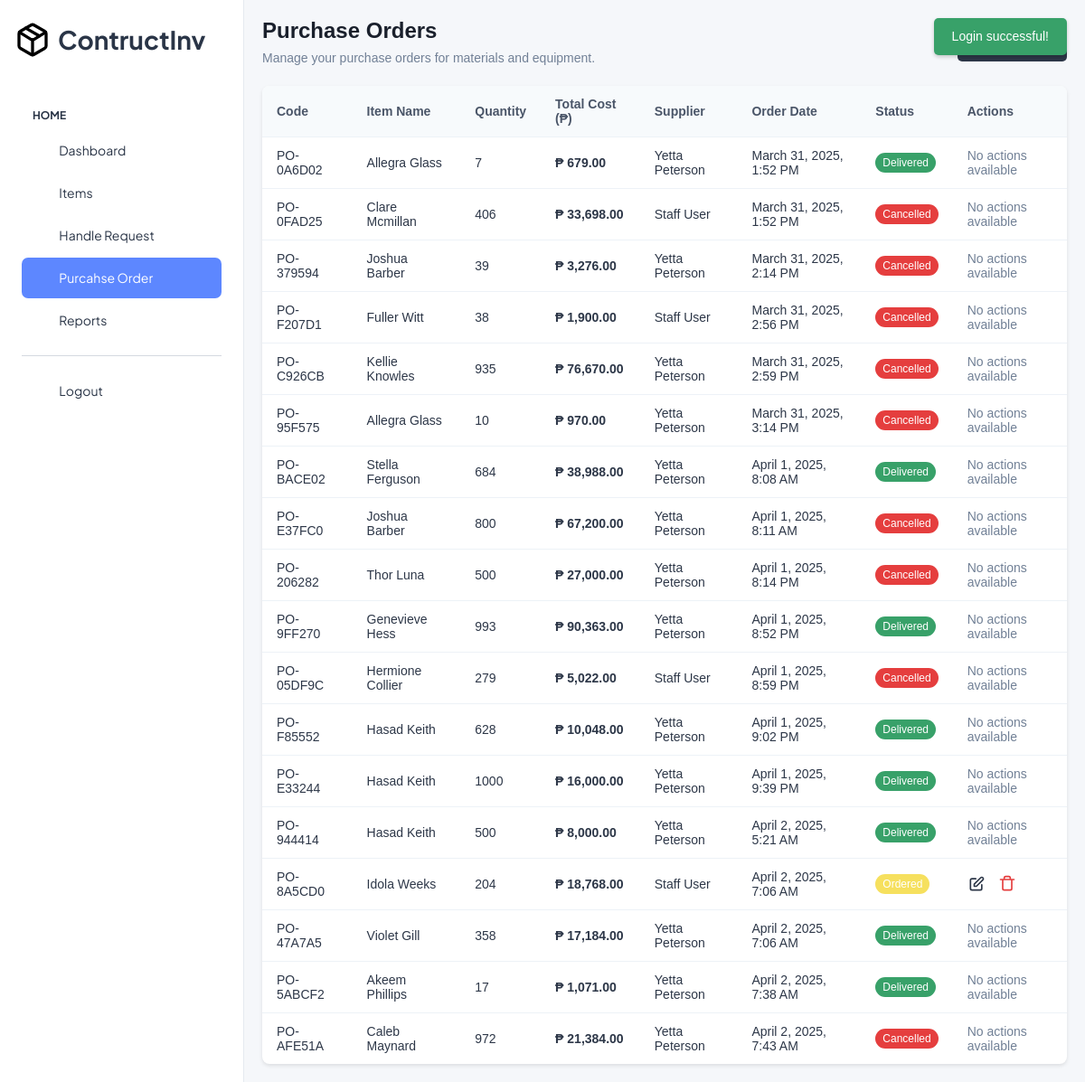
/admin/order-new-item.php (signed in), run on the app's committed database.
### tables this page shows
CREATE TABLE `purchase_orders` (
  `id` int(11) NOT NULL,
  `po_number` varchar(10) NOT NULL,
  `item_name` varchar(255) NOT NULL,
  `quantity` int(11) NOT NULL,
  `unit_cost` decimal(10,2) NOT NULL,
  `total_cost` decimal(10,2) NOT NULL,
  `supplier_id` int(11) NOT NULL,
  `order_date` datetime NOT NULL,
  `status` enum('ordered','shipped','delivered','cancelled') NOT NULL,
  `created_at` timestamp NOT NULL DEFAULT current_timestamp(),
  `remaining_quantity` int(11) NOT NULL DEFAULT 0
);

CREATE TABLE `users` (
  `id` int(11) NOT NULL,
  `full_name` varchar(255) NOT NULL,
  `email` varchar(255) DEFAULT NULL,
  `password` varchar(255) DEFAULT NULL,
  `role` enum('admin','staff') NOT NULL,
  `otp` varchar(6) DEFAULT NULL,
  `otp_expires_at` datetime DEFAULT NULL,
  `created_at` timestamp NOT NULL DEFAULT current_timestamp()
);

### session.php (called while the page is built, shortened)
<?php
class Session {
    public static function get($key) {
        return isset($_SESSION[$key]) ? $_SESSION[$key] : null;
    }
}
?>

### conn.php (called while the page is built, shortened)
<?php
class Database {
    private $host = "localhost";
    private $db_name = "inventory_db";
    private $username = "root";
    private $password = "";
    private $conn;
    public function __construct() {
        try {
            $this->conn = new PDO("mysql:host=$this->host;dbname=$this->db_name", $this->username, $this->password);
            $this->conn->setAttribute(PDO::ATTR_ERRMODE, PDO::ERRMODE_EXCEPTION);
            $this->conn->setAttribute(PDO::ATTR_DEFAULT_FETCH_MODE, PDO::FETCH_ASSOC);
        } catch (PDOException $e) {
            error_log("Connection failed: " . $e->getMessage());
            die("Database connection failed. Please try again later.");
        }
    }
    public function prepare($query) {
        return $this->conn->prepare($query);
    }
}
?>

### function.php (called while the page is built, shortened)
<?php
include_once 'conn.php';
class Functions {
    private $db;
    public function __construct() {
        $this->db = new Database();
    }
    public function getAllOrders() {
        try {
            $query = "SELECT po.*, u.full_name as supplier_name
                      FROM purchase_orders po
                      LEFT JOIN users u ON po.supplier_id = u.id";
            $stmt = $this->db->prepare($query);
            $stmt->execute();
            return $stmt->fetchAll();
        } catch (PDOException $e) {
            error_log("getAllOrders error: " . $e->getMessage());
            return [];
        }
    }
}
?>

### admin/order-new-item.php (the view, shortened to what this page needs)
<?php
include '../session.php';
include 'header.php';
$function = new Functions();
$orders = $function->getAllOrders();
?>
<div style="padding: 20px; font-family: 'Arial', sans-serif; background-color: #f5f7fa; min-height: 100vh;">
    <?php
    $msg = Session::get("msg");
    if (isset($msg)) {
        echo "<div id='toast-container' style='position: fixed; top: 20px; right: 20px; z-index: 1000;'>";
        echo $msg;
        echo "</div>";
    }
    ?>
    <div style="display: flex; justify-content: space-between; align-items: center; margin-bottom: 20px; position: relative; z-index: 10;">
        <div>
            <h2 style="font-size: 24px; font-weight: 600; color: #1a202c; margin: 0;">Purchase Orders</h2>
            <p style="font-size: 14px; color: #718096; margin: 5px 0 0 0;">Manage your purchase orders for materials and equipment.</p>
        </div>
        <a href="add-order.php" id="add-order-btn" style="background-color: #2d3748; color: white; padding: 10px 20px; border-radius: 5px; text-decoration: none; font-size: 14px; font-weight: 500; z-index: 20;">
            <span style="margin-right: 5px;">+</span> Add Order
        </a>
    </div>
    <div style="background-color: white; border-radius: 8px; box-shadow: 0 2px 4px rgba(0,0,0,0.1); overflow: hidden;">
        <div style="overflow-x: auto;">
            <table style="width: 100%; border-collapse: collapse;">
                <thead>
                    <tr style="background-color: #f7fafc; color: #4a5568; font-size: 14px; font-weight: 600; text-align: left;">
                        <th style="padding: 12px 16px;">Code</th>
                        <th style="padding: 12px 16px;">Item Name</th>
                        <th style="padding: 12px 16px;">Quantity</th>
                        <th style="padding: 12px 16px;">Total Cost (₱)</th>
                        <th style="padding: 12px 16px;">Supplier</th>
                        <th style="padding: 12px 16px;">Order Date</th>
                        <th style="padding: 12px 16px;">Status</th>
                        <th style="padding: 12px 16px;">Actions</th>
                    </tr>
                </thead>
                <tbody id="orders-table">
                    <?php
                    if ($orders) {
                        foreach ($orders as $order):
                            $statusLower = strtolower(trim($order['status']));
                            $statusColor = $statusLower === 'ordered' ? '#f6e05e' :
                                          ($statusLower === 'shipped' ? '#63b3ed' :
                                          ($statusLower === 'delivered' ? '#38a169' :
                                          (in_array($statusLower, ['canceled', 'cancelled']) ? '#e53e3e' : '#718096')));
                    ?>
                        <tr style="border-top: 1px solid #edf2f7; font-size: 14px; color: #2d3748;">
                            <td style="padding: 12px 16px;"><?=$order['po_number'];?></td>
                            <td style="padding: 12px 16px;"><?=$order['item_name'];?></td>
                            <td style="padding: 12px 16px;"><?=$order['quantity'];?></td>
                            <td style="padding: 12px 16px;"><strong>₱ <?=number_format($order['total_cost'], 2);?></strong></td>
                            <td style="padding: 12px 16px;"><?=$order['supplier_name'];?></td>
                            <td style="padding: 12px 16px;"><?=date('F j, Y, g:i A', strtotime($order['order_date']));?></td>
                            <td style="padding: 12px 16px;">
                                <span style="background-color: <?=$statusColor;?>; color: white; padding: 4px 8px; border-radius: 12px; font-size: 12px; font-weight: 500;">
                                    <?=ucfirst($order['status']);?>
                                </span>
                            </td>
                            <td style="padding: 12px 16px;">
                                <?php if (!in_array($statusLower, ['canceled', 'cancelled', 'delivered'])): ?>
                                    <a href="edit-order.php?po_number=<?=$order['po_number'];?>" style="margin-right: 10px; text-decoration: none;">
                                    </a>
                                    <button onclick="openCancelModal('<?=$order['po_number'];?>')" style="background: none; border: none; cursor: pointer;">
                                        <svg style="width: 20px; height: 20px;" fill="none" stroke="#e53e3e" viewBox="0 0 24 24" xmlns="http://www.w3.org/2000/svg">
                                            <path stroke-linecap="round" stroke-linejoin="round" stroke-width="2" d="M3 6h18M8 6V4a2 2 0 0 1 2-2h4a2 2 0 0 1 2 2v2m2 0v12a2 2 0 0 1-2 2H8a2 2 0 0 1-2-2V6h12z"></path>
                                        </svg>
                                    </button>
                                <?php else: ?>
                                    <span style="color: #718096; font-size: 14px;">No actions available</span>
                                <?php endif; ?>
                            </td>
                        </tr>
                    <?php
                        endforeach;
                    } else {
                        echo "<tr><td colspan='8' style='padding: 20px; text-align: center; color: #718096; font-size: 14px;'>No purchase orders found.</td></tr>";
                    }
                    ?>
                </tbody>
            </table>
        </div>
    </div>
</div>

### admin/order-new-item.php (style rules this page uses)
#toast-container { position: fixed; top: 20px; right: 20px; z-index: 1000; }
#toast-container .toast-message { padding: 10px 20px; border-radius: 5px; font-size: 14px; color: white; opacity: 0; transition: opacity 0.5s ease-in-out; margin-bottom: 10px; box-shadow: 0 2px 4px rgba(0,0,0,0.2); }
#toast-container .toast-message.success { background-color: #38a169; }
#add-order-btn { position: relative; z-index: 20; }

### data on the page
purchase_orders: po_number "PO-0A6D02", item_name "Allegra Glass", quantity "7", total_cost "679.00", supplier.full_name "Yetta Peterson", order_date "March 31, 2025, 1:52 PM", status "Delivered", shows "No actions available"
purchase_orders: po_number "PO-0FAD25", item_name "Clare Mcmillan", quantity "406", total_cost "33,698.00", supplier.full_name "Staff User", order_date "March 31, 2025, 1:52 PM", status "Cancelled", shows "No actions available"
purchase_orders: po_number "PO-379594", item_name "Joshua Barber", quantity "39", total_cost "3,276.00", supplier.full_name "Yetta Peterson", order_date "March 31, 2025, 2:14 PM", status "Cancelled", shows "No actions available"
purchase_orders: po_number "PO-F207D1", item_name "Fuller Witt", quantity "38", total_cost "1,900.00", supplier.full_name "Staff User", order_date "March 31, 2025, 2:56 PM", status "Cancelled", shows "No actions available"
purchase_orders: po_number "PO-C926CB", item_name "Kellie Knowles", quantity "935", total_cost "76,670.00", supplier.full_name "Yetta Peterson", order_date "March 31, 2025, 2:59 PM", status "Cancelled", shows "No actions available"
purchase_orders: po_number "PO-95F575", item_name "Allegra Glass", quantity "10", total_cost "970.00", supplier.full_name "Yetta Peterson", order_date "March 31, 2025, 3:14 PM", status "Cancelled", shows "No actions available"
purchase_orders: po_number "PO-BACE02", item_name "Stella Ferguson", quantity "684", total_cost "38,988.00", supplier.full_name "Yetta Peterson", order_date "April 1, 2025, 8:08 AM", status "Delivered", shows "No actions available"
purchase_orders: po_number "PO-E37FC0", item_name "Joshua Barber", quantity "800", total_cost "67,200.00", supplier.full_name "Yetta Peterson", order_date "April 1, 2025, 8:11 AM", status "Cancelled", shows "No actions available"
purchase_orders: po_number "PO-206282", item_name "Thor Luna", quantity "500", total_cost "27,000.00", supplier.full_name "Yetta Peterson", order_date "April 1, 2025, 8:14 PM", status "Cancelled", shows "No actions available"
purchase_orders: po_number "PO-9FF270", item_name "Genevieve Hess", quantity "993", total_cost "90,363.00", supplier.full_name "Yetta Peterson", order_date "April 1, 2025, 8:52 PM", status "Delivered", shows "No actions available"
purchase_orders: po_number "PO-05DF9C", item_name "Hermione Collier", quantity "279", total_cost "5,022.00", supplier.full_name "Staff User", order_date "April 1, 2025, 8:59 PM", status "Cancelled", shows "No actions available"
purchase_orders: po_number "PO-F85552", item_name "Hasad Keith", quantity "628", total_cost "10,048.00", supplier.full_name "Yetta Peterson", order_date "April 1, 2025, 9:02 PM", status "Delivered", shows "No actions available"
purchase_orders: po_number "PO-E33244", item_name "Hasad Keith", quantity "1000", total_cost "16,000.00", supplier.full_name "Yetta Peterson", order_date "April 1, 2025, 9:39 PM", status "Delivered", shows "No actions available"
purchase_orders: po_number "PO-944414", item_name "Hasad Keith", quantity "500", total_cost "8,000.00", supplier.full_name "Yetta Peterson", order_date "April 2, 2025, 5:21 AM", status "Delivered", shows "No actions available"
purchase_orders: po_number "PO-8A5CD0", item_name "Idola Weeks", quantity "204", total_cost "18,768.00", supplier.full_name "Staff User", order_date "April 2, 2025, 7:06 AM", status "Ordered"
purchase_orders: po_number "PO-47A7A5", item_name "Violet Gill", quantity "358", total_cost "17,184.00", supplier.full_name "Yetta Peterson", order_date "April 2, 2025, 7:06 AM", status "Delivered", shows "No actions available"
purchase_orders: po_number "PO-5ABCF2", item_name "Akeem Phillips", quantity "17", total_cost "1,071.00", supplier.full_name "Yetta Peterson", order_date "April 2, 2025, 7:38 AM", status "Delivered", shows "No actions available"
purchase_orders: po_number "PO-AFE51A", item_name "Caleb Maynard", quantity "972", total_cost "21,384.00", supplier.full_name "Yetta Peterson", order_date "April 2, 2025, 7:43 AM", status "Cancelled", shows "No actions available"

### other printed values
$msg "Login successful!"
